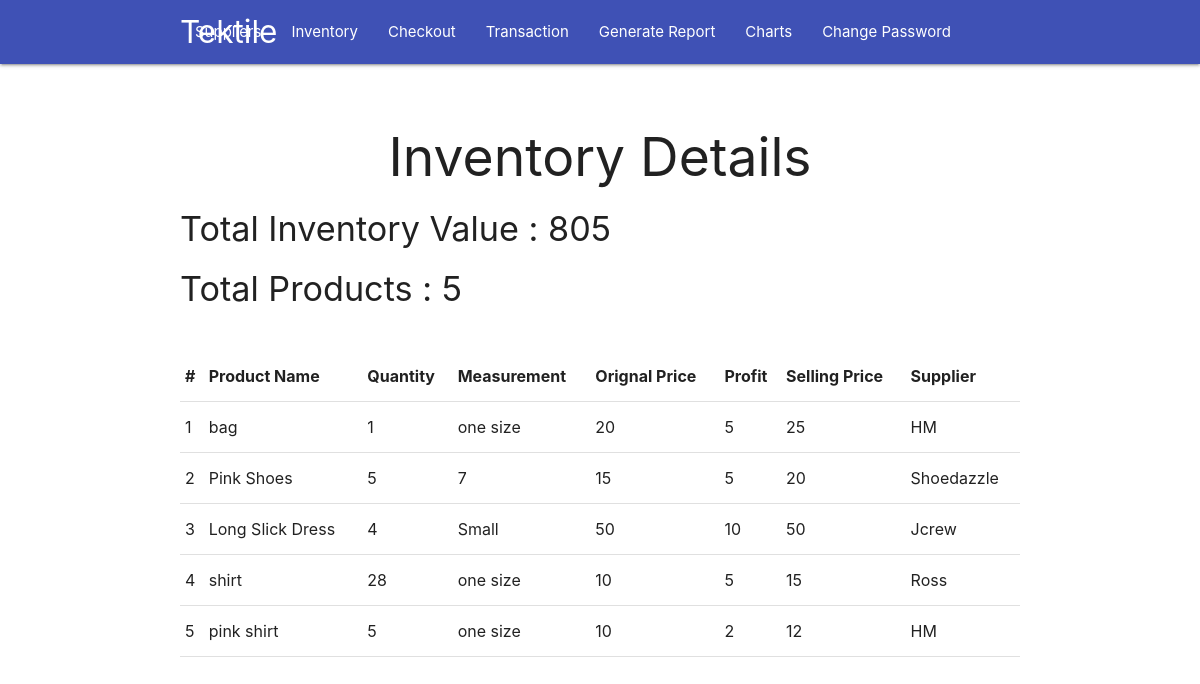
The app's page /inventory/ (signed in), older data.
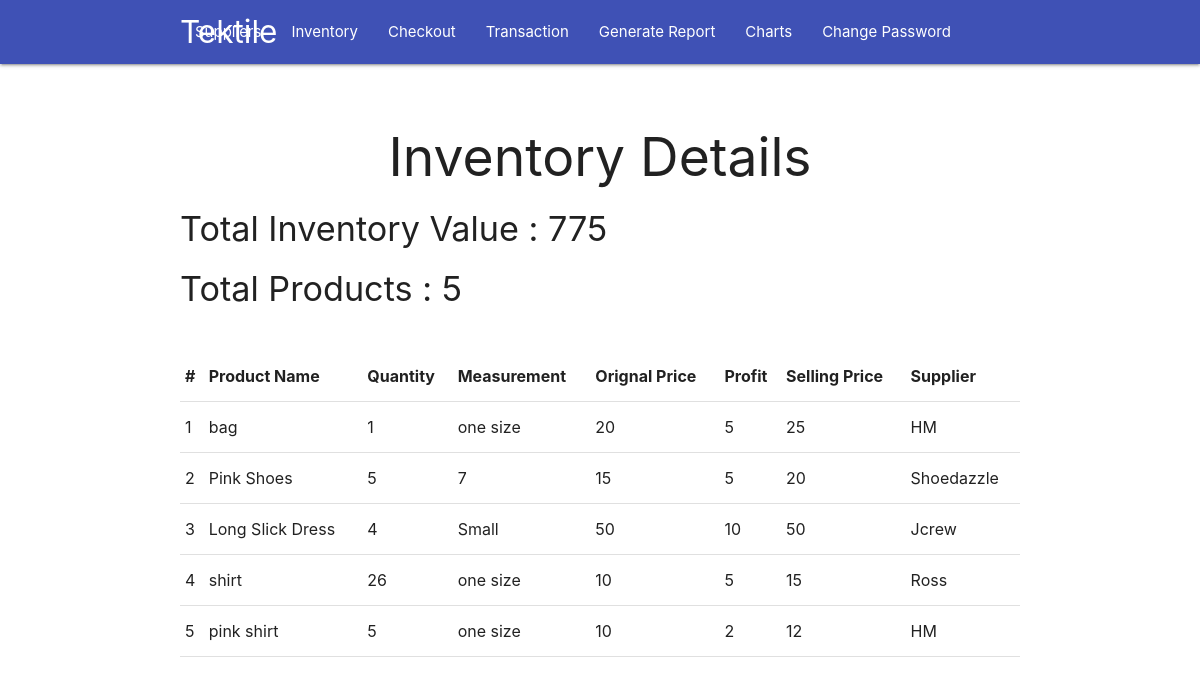
The same page, newer data.
### invent/models.py (models this page shows, shortened)
class Inventory(models.Model):
    pname = models.CharField(max_length=255)
    quantity = models.PositiveIntegerField()
    measurement = models.CharField(max_length=255)
    orginal_price = models.PositiveIntegerField()
    profit = models.PositiveIntegerField()
    selling_price = models.PositiveIntegerField()
    supplier = models.ForeignKey(Supplier, on_delete=models.CASCADE)

class Supplier(models.Model):
    sname = models.CharField(max_length=255, unique=True)
    contact = models.CharField(max_length=255)
    address = models.TextField(max_length=255)
    def __str__(self):
        return self.sname

### invent/views.py (the view)
# urls.py: path('inventory/', views.inventory, name='inventory'),
@login_required
def inventory(request):
    inventory = Inventory.objects.all().order_by('id')
    total_products = Inventory.objects.all().count()
    total_value = [i.quantity * i.selling_price for i in inventory]
    context = {
        'inventory': inventory,
        'total_products': total_products,
        'total_value': sum(total_value)
    }
    return render(request, 'ims/index.html', context)

### invent/templates/ims/index.html (shortened to what this page needs)
{% extends 'ims/base.html' %}
{% block body %}
{% if user.is_authenticated %}
{% if inventory %}
{% include 'ims/inventory.html' %}
{% endif %}
{% endif %}
{% endblock body %}

### invent/templates/ims/inventory.html
<main>
	<div class="container">
		<center>
			<h2>Inventory Details</h2>
		</center>
		<div>
			<h4>Total Inventory Value : {{total_value}}</h4>
			<h4>Total Products : {{total_products}}</h4>
		</div>
		<div class="section"></div>
		<table class="responsive-table highlight">
			<thead>
				<tr>
					<th>#</th>
					<th>Product Name</th>
					<th>Quantity</th>
					<th>Measurement</th>
					<th>Orignal Price</th>
					<th>Profit</th>
					<th>Selling Price</th>
					<th>Supplier</th>
				</tr>
			</thead>
			<tbody>
				{% for i in inventory %}
					<tr>
						<td>{{i.id}}</td>
						<td>{{i.pname}}</td>
						<td>{{i.quantity}}</td>
						<td>{{i.measurement}}</td>
						<td>{{i.orginal_price}}</td>
						<td>{{i.profit}}</td>
						<td>{{i.selling_price}}</td>
						<td>{{i.supplier}}</td>
					</tr>
				{% endfor %}
			</tbody>
		</table>
	</div>
</main>

Row changes from the older to the newer data that the page shows:
changed Inventory "shirt": quantity "28" → "26"
Text that changed along with them:
{{ total_value }}: "805" → "775"
